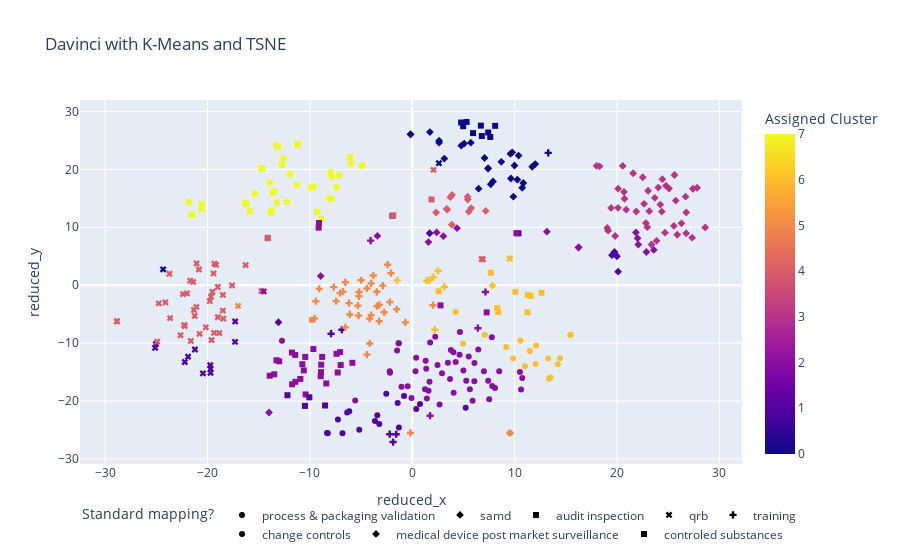

Source (notebook cell):
### Markdown cell above
Visualize

### Code cell
EMBEDDINGS = [f"llm_{i}" for i in range(embeddings.shape[1])]

embeddings_reduced = \
    TSNE(
        n_components=2, init="random", learning_rate="auto", random_state=0
    ).fit_transform(embeddings[filter])

embeddings_df = pd.DataFrame(embeddings[filter], columns=EMBEDDINGS)
embeddings_df[REDUCED_DIMS] = embeddings_reduced
embeddings_df[CLUSTER] = clusters.labels_
embeddings_df[TARGET] = [features.mlb.classes_[c] for c in y_true[filter]]
embeddings_df[ORIGINAL_TEXT] = regulations[filter]
embeddings_df[ORIGINAL_TEXT] = embeddings_df[ORIGINAL_TEXT].str.wrap(100)
embeddings_df[ORIGINAL_TEXT] = embeddings_df[ORIGINAL_TEXT].str.replace("\n", "<br>")

fig = px.scatter(
    embeddings_df,
    y=REDUCED_DIMS[1],
    x=REDUCED_DIMS[0],
    color=CLUSTER,
    symbol=TARGET,
    hover_data=[ORIGINAL_TEXT, TARGET],
    title="Davinci with K-Means and TSNE"
)
fig.update_layout(uniformtext_mode="hide")
fig.update_layout(legend_orientation="h")
fig.show()
